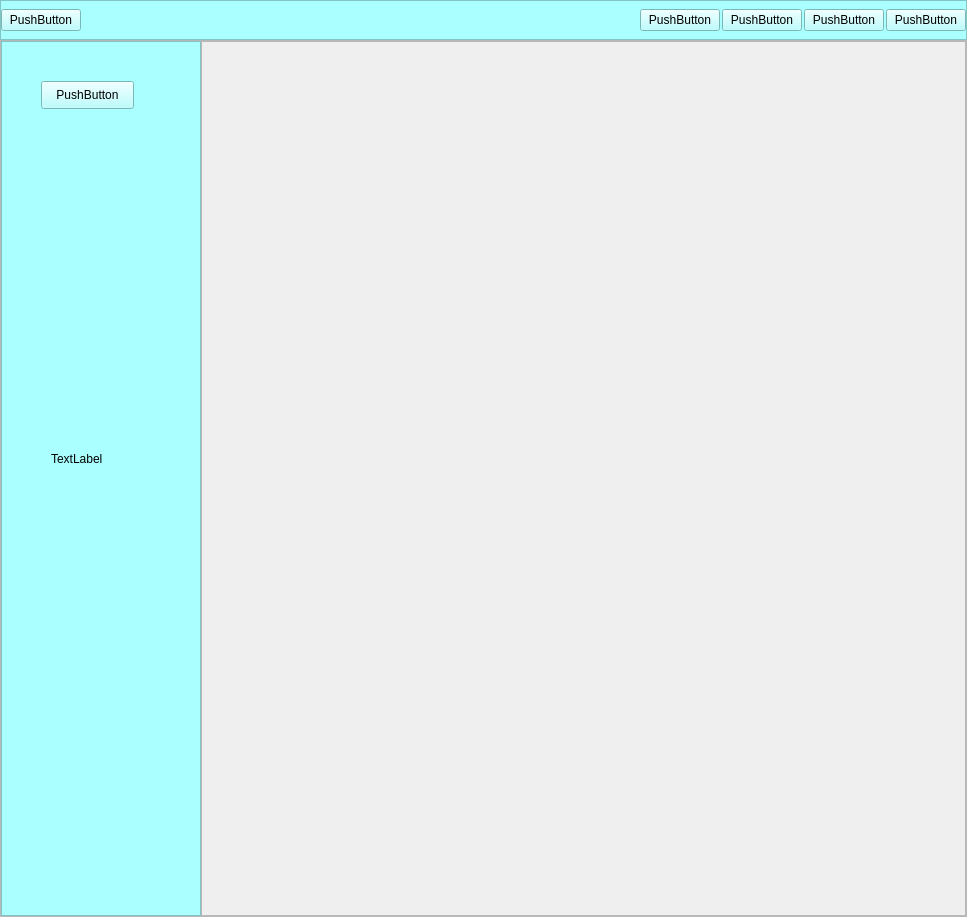
<?xml version="1.0" encoding="UTF-8"?>
<ui version="4.0">
 <class>MainWindow</class>
 <widget class="QMainWindow" name="MainWindow">
  <property name="geometry">
   <rect>
    <x>0</x>
    <y>0</y>
    <width>967</width>
    <height>917</height>
   </rect>
  </property>
  <property name="windowTitle">
   <string>MainWindow</string>
  </property>
  <widget class="QWidget" name="centralwidget">
   <layout class="QVBoxLayout" name="verticalLayout">
    <property name="spacing">
     <number>0</number>
    </property>
    <property name="leftMargin">
     <number>0</number>
    </property>
    <property name="topMargin">
     <number>0</number>
    </property>
    <property name="rightMargin">
     <number>0</number>
    </property>
    <property name="bottomMargin">
     <number>0</number>
    </property>
    <item>
     <widget class="QFrame" name="frame_superior">
      <property name="minimumSize">
       <size>
        <width>0</width>
        <height>40</height>
       </size>
      </property>
      <property name="maximumSize">
       <size>
        <width>16777215</width>
        <height>40</height>
       </size>
      </property>
      <property name="styleSheet">
       <string notr="true">background-color: rgb(170, 255, 255);</string>
      </property>
      <property name="frameShape">
       <enum>QFrame::StyledPanel</enum>
      </property>
      <property name="frameShadow">
       <enum>QFrame::Raised</enum>
      </property>
      <layout class="QHBoxLayout" name="horizontalLayout_2">
       <property name="spacing">
        <number>2</number>
       </property>
       <property name="leftMargin">
        <number>0</number>
       </property>
       <property name="topMargin">
        <number>0</number>
       </property>
       <property name="rightMargin">
        <number>0</number>
       </property>
       <property name="bottomMargin">
        <number>0</number>
       </property>
       <item>
        <widget class="QPushButton" name="pushButton_5">
         <property name="text">
          <string>PushButton</string>
         </property>
        </widget>
       </item>
       <item>
        <spacer name="horizontalSpacer">
         <property name="orientation">
          <enum>Qt::Horizontal</enum>
         </property>
         <property name="sizeHint" stdset="0">
          <size>
           <width>460</width>
           <height>17</height>
          </size>
         </property>
        </spacer>
       </item>
       <item>
        <widget class="QPushButton" name="pushButton">
         <property name="text">
          <string>PushButton</string>
         </property>
        </widget>
       </item>
       <item>
        <widget class="QPushButton" name="pushButton_2">
         <property name="text">
          <string>PushButton</string>
         </property>
        </widget>
       </item>
       <item>
        <widget class="QPushButton" name="pushButton_3">
         <property name="text">
          <string>PushButton</string>
         </property>
        </widget>
       </item>
       <item>
        <widget class="QPushButton" name="pushButton_4">
         <property name="text">
          <string>PushButton</string>
         </property>
        </widget>
       </item>
      </layout>
     </widget>
    </item>
    <item>
     <widget class="QFrame" name="frame_inferior">
      <property name="frameShape">
       <enum>QFrame::StyledPanel</enum>
      </property>
      <property name="frameShadow">
       <enum>QFrame::Raised</enum>
      </property>
      <layout class="QHBoxLayout" name="horizontalLayout">
       <property name="spacing">
        <number>0</number>
       </property>
       <property name="leftMargin">
        <number>0</number>
       </property>
       <property name="topMargin">
        <number>0</number>
       </property>
       <property name="rightMargin">
        <number>0</number>
       </property>
       <property name="bottomMargin">
        <number>0</number>
       </property>
       <item>
        <widget class="QFrame" name="frame">
         <property name="minimumSize">
          <size>
           <width>200</width>
           <height>0</height>
          </size>
         </property>
         <property name="maximumSize">
          <size>
           <width>200</width>
           <height>16777215</height>
          </size>
         </property>
         <property name="styleSheet">
          <string notr="true">background-color: rgb(170, 255, 255);</string>
         </property>
         <property name="frameShape">
          <enum>QFrame::StyledPanel</enum>
         </property>
         <property name="frameShadow">
          <enum>QFrame::Raised</enum>
         </property>
         <widget class="QPushButton" name="pushButton_6">
          <property name="geometry">
           <rect>
            <x>40</x>
            <y>40</y>
            <width>93</width>
            <height>28</height>
           </rect>
          </property>
          <property name="text">
           <string>PushButton</string>
          </property>
         </widget>
         <widget class="QLabel" name="label">
          <property name="geometry">
           <rect>
            <x>50</x>
            <y>410</y>
            <width>55</width>
            <height>16</height>
           </rect>
          </property>
          <property name="text">
           <string>TextLabel</string>
          </property>
         </widget>
        </widget>
       </item>
       <item>
        <widget class="QFrame" name="frame_contenedor">
         <property name="frameShape">
          <enum>QFrame::StyledPanel</enum>
         </property>
         <property name="frameShadow">
          <enum>QFrame::Raised</enum>
         </property>
         <layout class="QHBoxLayout" name="horizontalLayout_3">
          <property name="spacing">
           <number>0</number>
          </property>
          <property name="leftMargin">
           <number>0</number>
          </property>
          <property name="topMargin">
           <number>0</number>
          </property>
          <property name="rightMargin">
           <number>0</number>
          </property>
          <property name="bottomMargin">
           <number>0</number>
          </property>
          <item>
           <widget class="QStackedWidget" name="stackedWidget">
            <property name="currentIndex">
             <number>1</number>
            </property>
            <widget class="QWidget" name="page"/>
            <widget class="QWidget" name="page_2"/>
           </widget>
          </item>
         </layout>
        </widget>
       </item>
      </layout>
     </widget>
    </item>
   </layout>
  </widget>
 </widget>
 <resources/>
 <connections/>
</ui>
